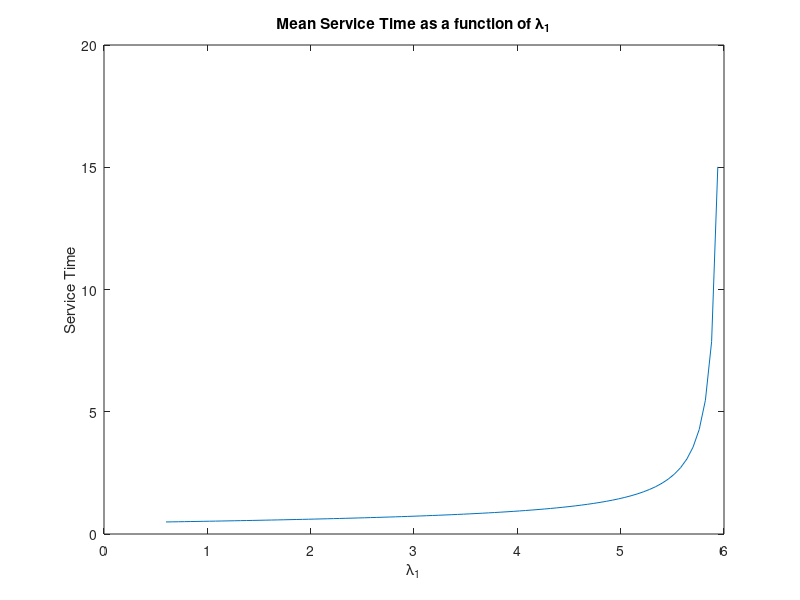

Reproduce this figure in MATLAB.
% Calculate intensities, mean clients and average service time for given network.clc;clear all;close all;pkg load queueing;function [rho, ergodic] = intensities(lambda, mu)  rho(1) = lambda(1)/mu(1);  rho(2) = (lambda(2) + (2/7)*lambda(1))/mu(2);  rho(3) = ((4/7)*lambda(1))/mu(3);  rho(4) = ((3/7)*lambda(1))/mu(4);  rho(5) = (lambda(2) + (4/7)*lambda(1))/mu(5);  ergodic = 1;  for i=1:5    if rho(i) >= 1      ergodic = 0;    endif    printf("Intensity of Queue %d is equal to: %d.\n", i, rho(i));  endforendfunctionfunction [q] = mean_clients(lambda, mu)  [rho, ergodic] = intensities(lambda, mu);  q = rho ./ (1 - rho);endfunctionlambda = [4, 1];mu = [6, 5, 8, 7, 6];q = mean_clients(lambda, mu);et = sum(q)/sum(lambda);printf("Mean service time is equal to: %d.\n", et);[maxq, maxi] = max(q);max_lambda = 1 * mu(maxi);printf('The maximum value lambda_1 can have is: %d.\n', max_lambda);for i=1:9  x(i) = NaN;  et2(i) = NaN;endforfor i=10:99  l = max_lambda*i/100;  x(i) = l;  lambda(1) = l;  et2(i) = sum(mean_clients(lambda, mu))/sum(lambda);endforfigure(1);plot(x, et2);title('Mean Service Time as a function of \lambda_1');xlabel('\lambda_1');ylabel('Service Time');